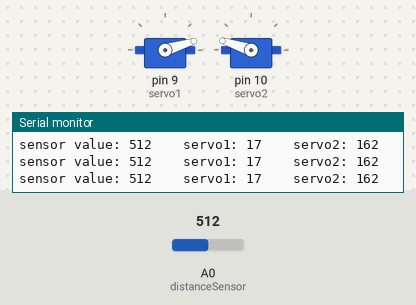
A sketch run on a simulated Arduino Uno, built with avr-gcc and run on an emulated ATmega328P. Shown: 2 × servo, the last lines printed to the serial monitor. The inputs (shaded band) are chosen by the test bench; at power-on: A0 (distanceSensor) = 512.

Above: at 1.2 s.
1.3 s: A0 (distanceSensor) set to 716
At 2.6 s:
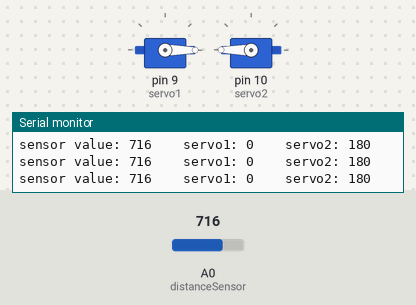
2.9 s: A0 (distanceSensor) set to 306
At 4.2 s:
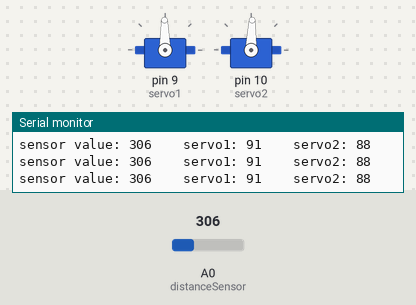
4.5 s: A0 (distanceSensor) set to 122
At 5.8 s:
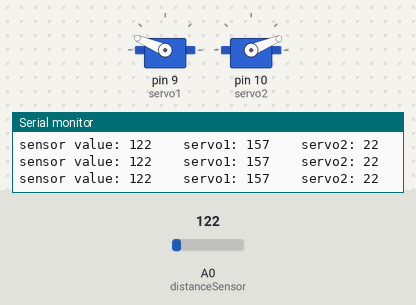
6.1 s: A0 (distanceSensor) set to 0
At 7.3 s:
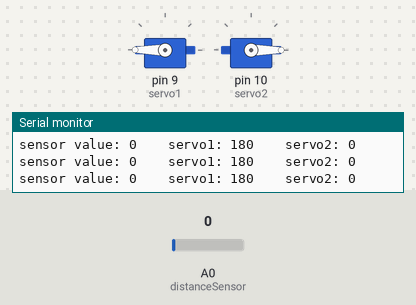
7.7 s: A0 (distanceSensor) set to 900
At 8.8 s:
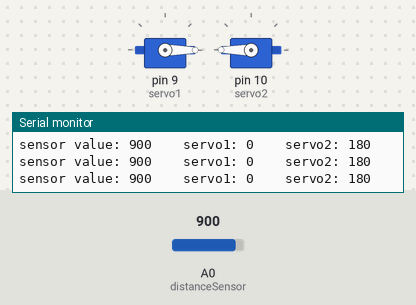
Timing chart, 0 to 10.3 s (numbered marks = the images above; inputs shaded):
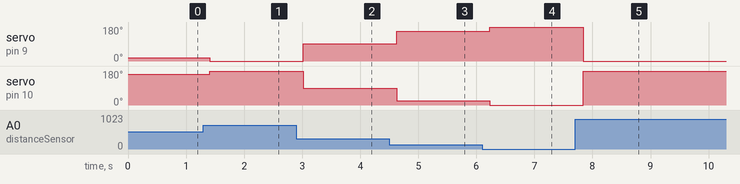

The sketch:

_7_servo_IRDS.ino
```cpp
// (licence header left out)
//insert library
#include <Servo.h>
//using the library <Servo.h> create two servo objects named 'servo1' and 'servo2'
//with this library is possible to create up until 12 Servos objects
Servo servo1;
Servo servo2;
//variables
const int distanceSensor = 0;

//the setup routine runs once
void setup()
{
  Serial.begin(9600); //begin serial communication at 9600 baud rate
  //because of this specific library, it is necessary to inform that the servo is attached at the previous declared pins
  servo1.attach(9);
  servo2.attach(10);
}

// the loop routine runs over and over
void loop()
{
  //declare variables without initial values
  int distanceValue;
  int servoposition1;
  int servoposition2;
  distanceValue = analogRead(distanceSensor); //store the sensor value
  servoposition1 = map(distanceValue, 560, 60, 0, 180); //remap the value of the sensor to the angles of the first Servo Motor
  servoposition1 = constrain(servoposition1, 0, 180); //constrain the values of the angles of the first Servo Motor to be within 0º and 180º
  servo1.write(servoposition1); //apply the  remapped value to the first Servo Motor
  servoposition2 = map(distanceValue, 60, 560, 0, 180); //remap the value of the sensor to the angles of the second Servo Motor
  servoposition2 = constrain(servoposition2, 0, 180); //constrain the values of the angles of the second Servo Motor to be within 0º and 180º
  servo2.write(servoposition2); //apply the  remapped value to the second Servo Motor
  //display the desired information on the Serial Monitor
  Serial.print("sensor value: ");
  Serial.print(distanceValue);
  Serial.print("    ");
  Serial.print("servo1: ");
  Serial.print(servoposition1);
  Serial.print("    ");
  Serial.print("servo2: ");
  Serial.println(servoposition2);
  //wait 200 milliseconds
  delay(200);
}
```

Measured:
- after the input at 1.3 s, servo on pin 9 (servo1): 17° → 0° after 0.11 s; servo on pin 10 (servo2): 162° → 180° after 0.11 s
- after the input at 2.9 s, servo on pin 9 (servo1): 0° → 91° after 0.12 s; servo on pin 10 (servo2): 180° → 88° after 0.12 s
- after the input at 4.5 s, servo on pin 9 (servo1): 91° → 157° after 0.13 s; servo on pin 10 (servo2): 88° → 22° after 0.13 s
- after the input at 6.1 s, servo on pin 9 (servo1): 157° → 180° after 0.13 s; servo on pin 10 (servo2): 22° → 0° after 0.13 s
- after the input at 7.7 s, servo on pin 9 (servo1): 180° → 0° after 0.14 s; servo on pin 10 (servo2): 0° → 180° after 0.14 s
